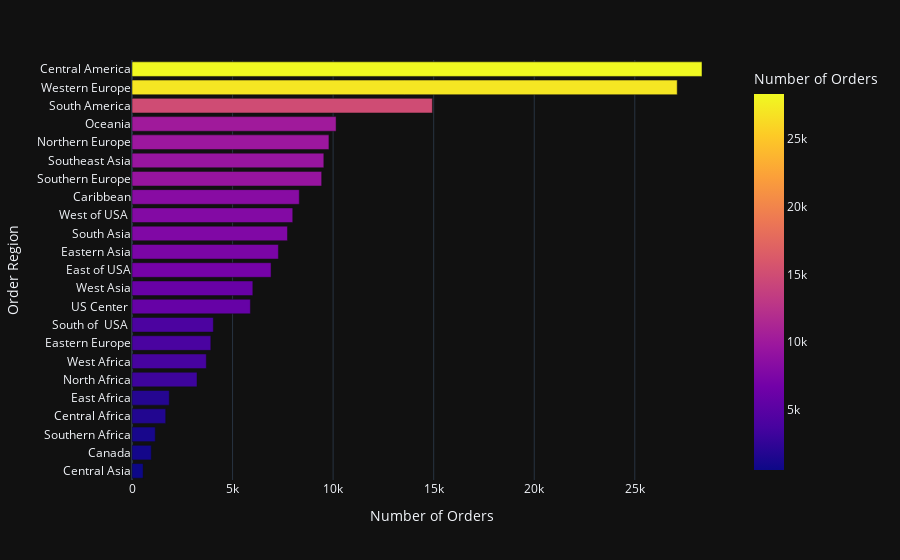

The notebook cell this image was saved under:
### Code cell
# Group by 'Order Region' and count the number of orders
data_Region = df1.groupby('Order Region')['Order Id'].count().reset_index(name='Number of Orders')

# Sort the data by 'Number of Orders' in ascending order
data_Region = data_Region.sort_values(by='Number of Orders', ascending=True)

# Create a bar chart using Plotly Express with the 'plotly_dark' style
fig = px.bar(data_Region, x='Number of Orders', y='Order Region', color='Number of Orders',
             template='plotly_dark')

# Show the plot
fig.show()

### Figure 1 — Plotly figure (JSON) as saved in the notebook; plotly's stock layout.template omitted (floating-point values rounded to 4 significant figures)
{"data": [{"alignmentgroup": "True", "hovertemplate": "Number of Orders=%{marker.color}<br>Order Region=%{y}<extra></extra>", "legendgroup": "", "marker": {"color": [553, 959, 1157, 1677, 1852, 3232, 3696, 3920, 4045, 5887, 6009, 6915, 7280, 7731, 7993, 8318, 9431, 9539, 9792, 10148, 14935, 27109, 28341], "coloraxis": "coloraxis", "pattern": {"shape": ""}}, "name": "", "offsetgroup": "", "orientation": "h", "showlegend": false, "textposition": "auto", "type": "bar", "x": [553, 959, 1157, 1677, 1852, 3232, 3696, 3920, 4045, 5887, 6009, 6915, 7280, 7731, 7993, 8318, 9431, 9539, 9792, 10148, 14935, 27109, 28341], "xaxis": "x", "y": ["Central Asia", "Canada", "Southern Africa", "Central Africa", "East Africa", "North Africa", "West Africa", "Eastern Europe", "South of  USA ", "US Center ", "West Asia", "East of USA", "Eastern Asia", "South Asia", "West of USA ", "Caribbean", "Southern Europe", "Southeast Asia", "Northern Europe", "Oceania", "South America", "Western Europe", "Central America"], "yaxis": "y"}], "layout": {"barmode": "relative", "coloraxis": {"colorbar": {"title": {"text": "Number of Orders"}}, "colorscale": [[0, "#0d0887"], [0.1111, "#46039f"], [0.2222, "#7201a8"], [0.3333, "#9c179e"], [0.4444, "#bd3786"], [0.5556, "#d8576b"], [0.6667, "#ed7953"], [0.7778, "#fb9f3a"], [0.8889, "#fdca26"], [1, "#f0f921"]]}, "legend": {"tracegroupgap": 0}, "margin": {"t": 60}, "xaxis": {"anchor": "y", "domain": [0, 1], "title": {"text": "Number of Orders"}}, "yaxis": {"anchor": "x", "domain": [0, 1], "title": {"text": "Order Region"}}}}
